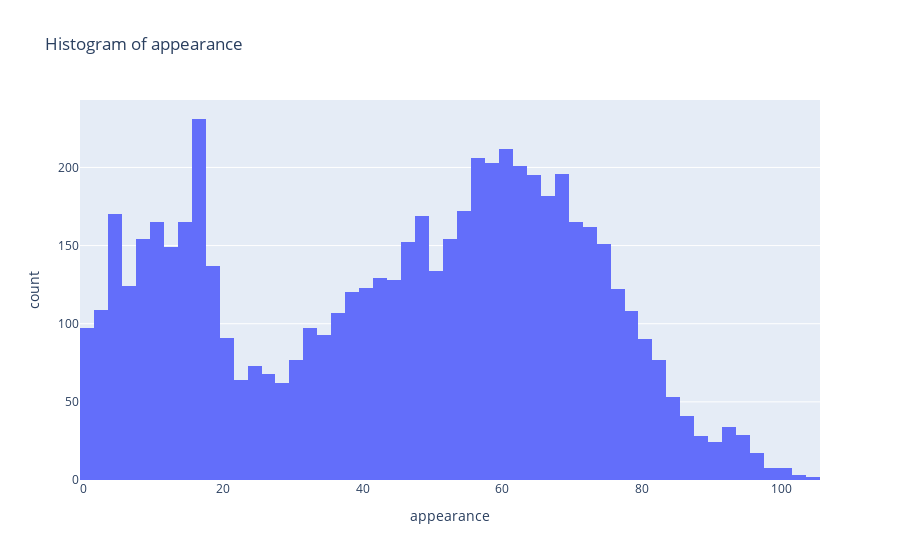

The code cell stored with this chart in its notebook:
### Code cell
fig = px.histogram(player, x='appearance', title='Histogram of appearance')
fig.update_layout(xaxis_title='appearance')
fig.show()

### Figure 1 — Plotly figure (JSON) as saved in the notebook; plotly's stock layout.template omitted (floating-point values rounded to 4 significant figures; data arrays with more than 128 entries replaced by an {"elided": "..."} marker saying what was removed)
{"data": [{"alignmentgroup": "True", "bingroup": "x", "hovertemplate": "appearance=%{x}<br>count=%{y}<extra></extra>", "legendgroup": "", "marker": {"color": "#636efa", "pattern": {"shape": ""}}, "name": "", "offsetgroup": "", "orientation": "v", "showlegend": false, "type": "histogram", "x": {"elided": "6031 int values"}, "xaxis": "x", "yaxis": "y"}], "layout": {"barmode": "relative", "legend": {"tracegroupgap": 0}, "title": {"text": "Histogram of appearance"}, "xaxis": {"anchor": "y", "domain": [0, 1], "title": {"text": "appearance"}}, "yaxis": {"anchor": "x", "domain": [0, 1], "title": {"text": "count"}}}}
